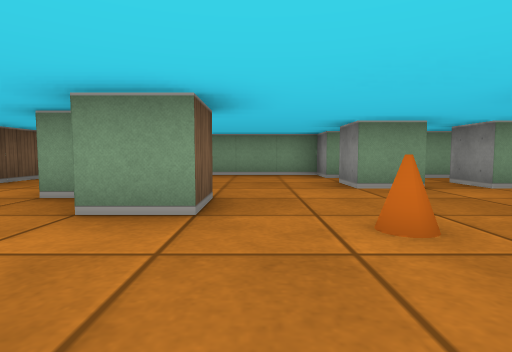
view 1 (above)

24 first-person views from a walk through a cub3D maze. The camera is about half as high as the walls, tilts 4° down and sees 80° across. The floor is counted in squares. Each view is taken from the middle of a square. On the plan, view 1 faces up. The plan holds only what a view shows up to about 9 squares ahead; the rest is blank.

view 2
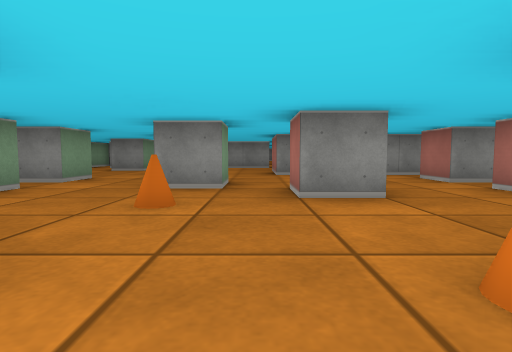

view 3
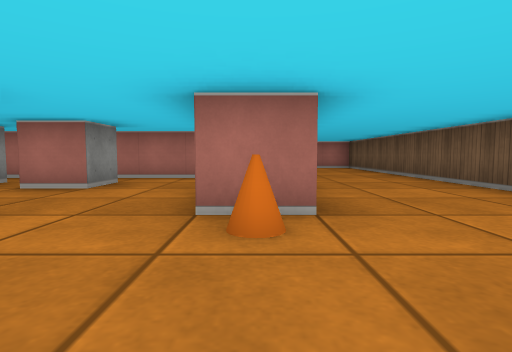

view 4
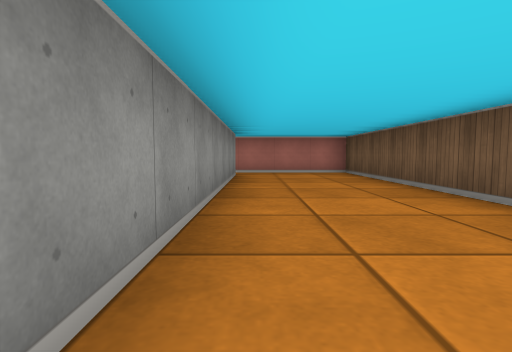

view 5
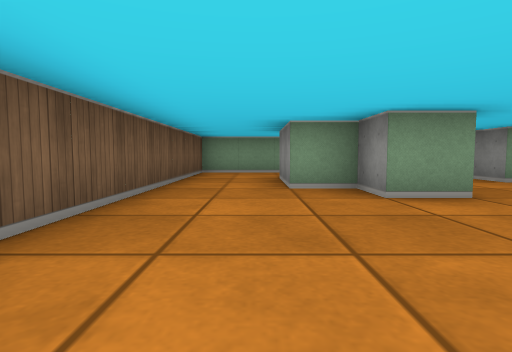

view 6
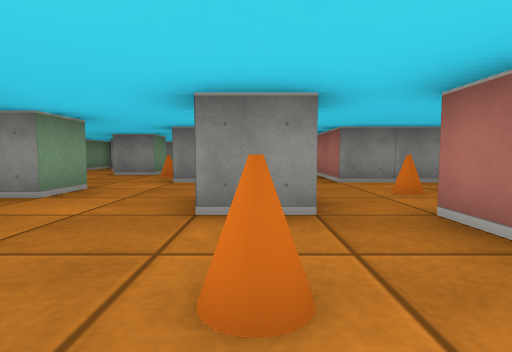

view 7
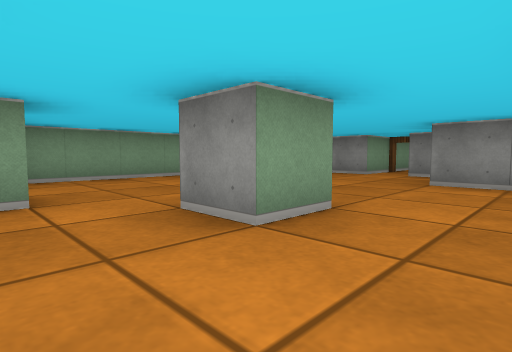

view 8
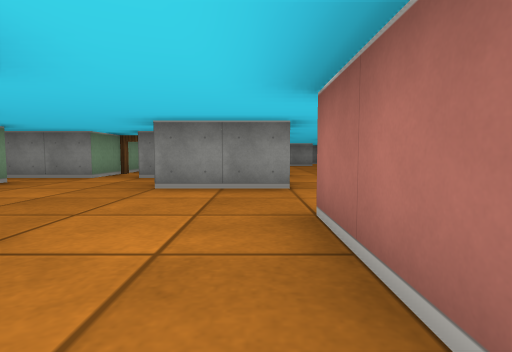

view 9
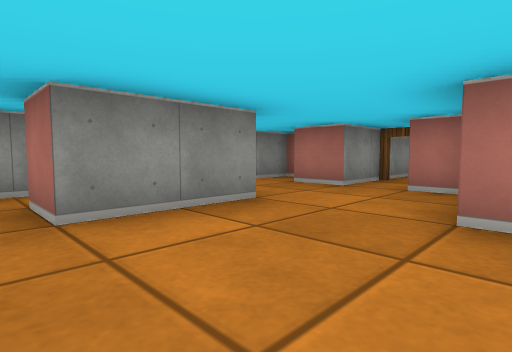

view 10
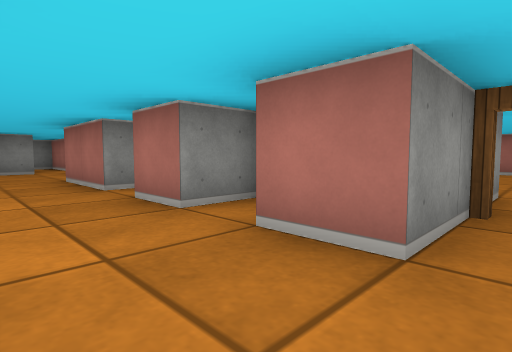

view 11
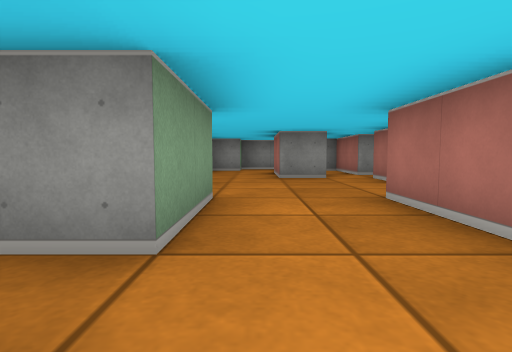

view 12
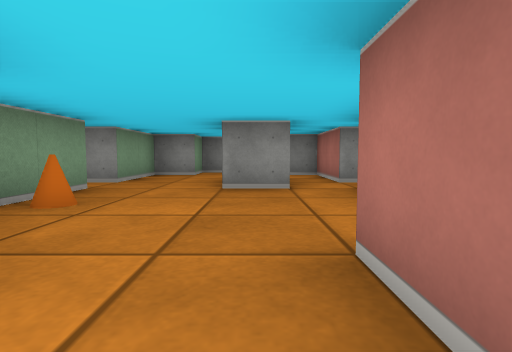

view 13
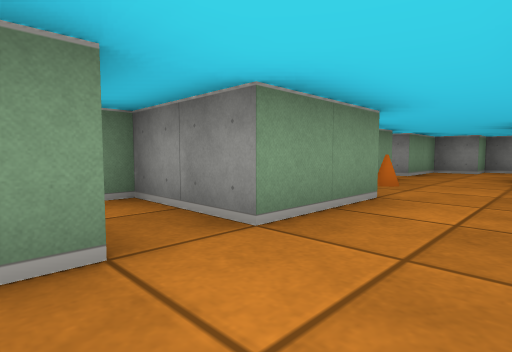

view 14
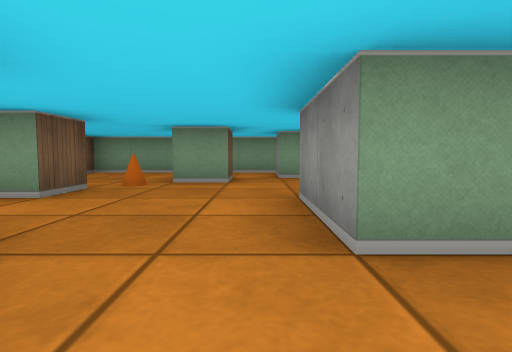

view 15
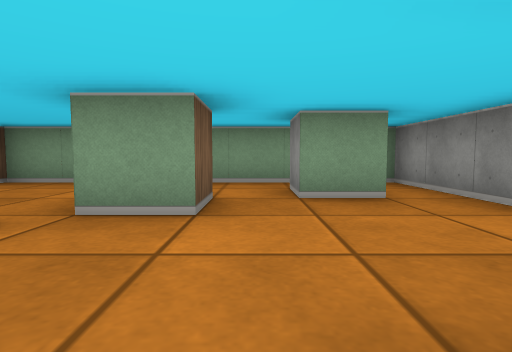

view 16
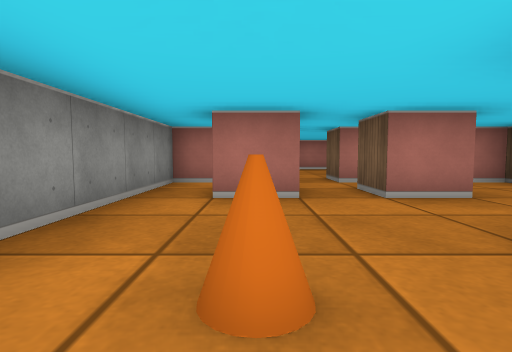

view 17
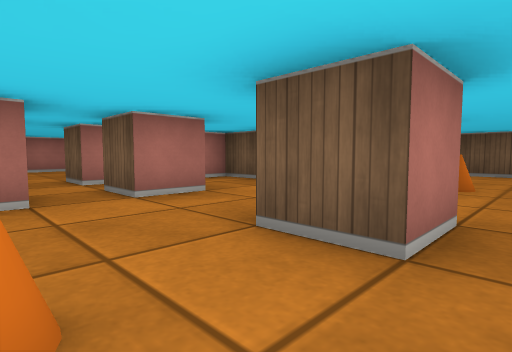

view 18
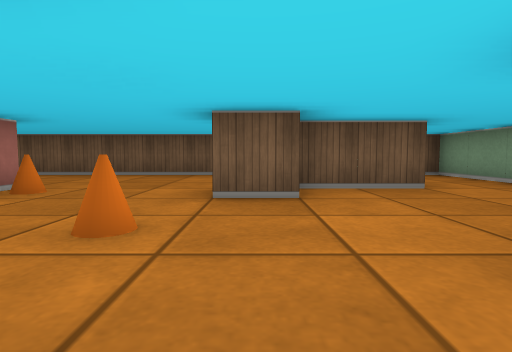

view 19
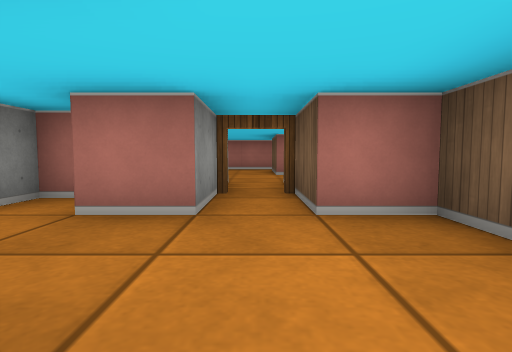

view 20
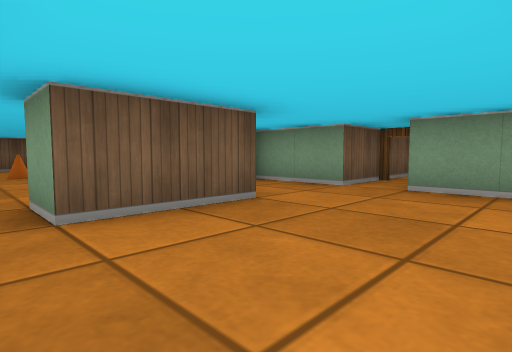

view 21
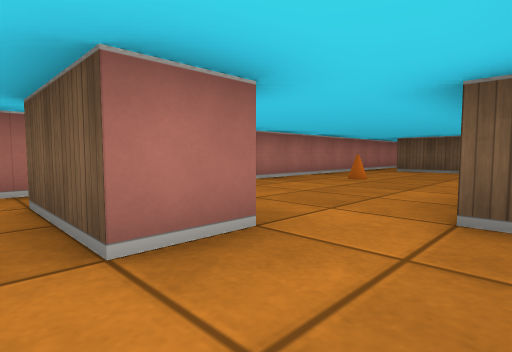

view 22
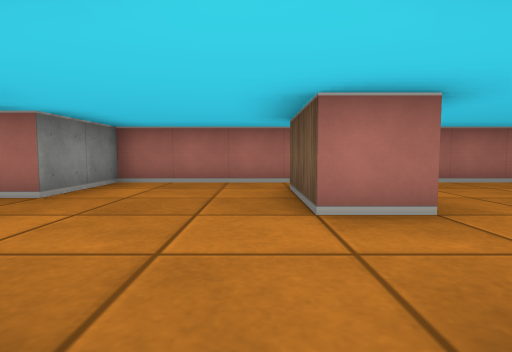

view 23
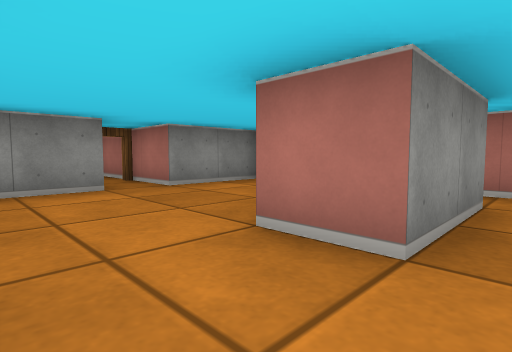

view 24
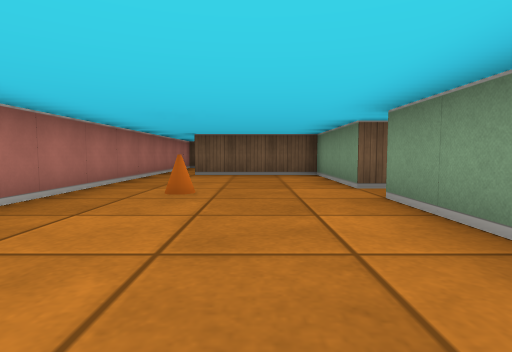

### Floor plan
Points are (right, up) in squares from view 1. A wall is a line through its corners. A room is listed if a view was taken in it or the views show most of it. See-through windows are left out.
Room 1 (views 1, 2, 3, 4, 5, 6, 7, 8, 9, 10, 14, 15, 16, 17, 18, 19)
walls: (3.5, 1.5) (2.5, 1.5) (2.5, 2.5); (1.5, -0.6) (1.5, 0.5) (2.5, 0.5) (2.5, -0.5); (2.6, 4.5) (1.5, 4.5) (1.5, 5.5); (-0.5, 3.6) (-0.5, 2.5) (-1.5, 2.5) (-1.5, 3.5) (-2.5, 3.5) (-2.5, 5.4); (-1.6, -0.5) (-0.5, -0.5); (4.6, 4.5) (3.5, 4.5) (3.5, 5.5); (1.5, -3.5) (1.5, -2.5) (2.5, -2.5) (2.5, -3.5); (3.5, -3.5) (3.5, -2.5) (4.5, -2.5); (-0.5, -3.5) (-0.5, -4.5) (2.5, -4.5); (6.5, 3.5) (6.5, 2.5) (5.5, 2.5) (5.5, 3.5); (1.5, 6.5) (1.5, 7.5) (-4.5, 7.5) (-4.5, -9.5) (-1.6, -9.5); (-1.5, 5.6) (-1.5, 3.5); (7.5, -0.8) (7.5, -1.5) (8.5, -1.5) (8.5, -3); (4, -4.5) (5.5, -4.5) (5.5, 0.5) (7.5, 0.5); (4.2, 6.5) (3.5, 6.5); (9.5, 0.5) (9.5, 2.5) (10.5, 2.5); (8.5, 5.5) (8.5, 4.5) (7.5, 4.5) (7.5, 5.5); (9.5, -3) (9.5, -1.5); (11.5, 2.2) (11.5, 3.5); (10.6, 5.5) (9.5, 5.5) (9.5, 6.5); (9.6, 7.5) (4.5, 7.5) (4.5, 7); (-1.5, -8.4) (-1.5, -1.5); (14.1, 4.5) (11.5, 4.5) (11.5, 7.5)
ways out: open door at (9, -3) to room 3; opening at (-1, -9) to room 4; opening at (3, -5) to room 4; opening at (10, -0.5) to room 5; opening at (11, 1.5) to room 5; open door at (13, 4)
objects: cone (-1, 0); cone (1, 2); cone (4, 0); cone (7, 4)
Room 2 (views 11, 12, 13)
walls: (12.6, 0.5) (12, 0.5); (13.5, -2) (13.5, -1.5) (15.5, -1.5); (11.5, -1.5) (12.5, -1.5); (15.6, 0.5) (13.5, 0.5) (13.5, 2.5) (13.1, 2.5)
ways out: opening at (12, -0.5) to room 5; opening at (14.5, -0.5)
Room 3 (views 20, 21, 22)
walls: (11.5, -6.6) (11.5, -5.4); (7.5, -6.5) (8.5, -6.5) (8.5, -8.5) (7.5, -8.5); (10.6, -4.5) (9.5, -4.5) (9.5, -3); (7.4, -9.5) (11.5, -9.5) (11.5, -7.5) (13, -7.5); (8.5, -3) (8.5, -4.5) (7.5, -4.5)
ways out: open door at (9, -3) to room 1; opening at (8, -9) to room 4; opening at (8, -5.5) to room 4; open door at (13, -7)
Room 4 (views 23, 24)
walls: (2.5, -4.5) (2.5, -5.5) (-0.5, -5.5) (-0.5, -8.5); (5.2, -5.5) (3.5, -5.5); (7.5, -8.5) (7.5, -6.5); (7.5, -4.5) (6.5, -4.5); (-1.6, -9.5) (5.8, -9.5)
ways out: opening at (-1, -9) to room 1; opening at (3, -5) to room 1; opening at (8, -9) to room 3; opening at (8, -5.5) to room 3
objects: cone (3, -8)
Room 5 (no view inside)
walls: (10.4, 0.5) (9.5, 0.5); (9.5, -1.5) (10.5, -1.5); (11, -2.5) (11.5, -2.5) (11.5, -1.5)
ways out: opening at (10, -0.5) to room 1; opening at (11, 1.5) to room 1; opening at (12, -0.5) to room 2
Room 6 (no view inside)
walls: (22.5, -0.1) (22.5, 0.5) (21.5, 0.5) (21.5, 1.5) (20.5, 1.5)
ways out: opening at (20, 0.5)
Room 7 (no view inside)
walls: (19.5, -2.5) (21.5, -2.5) (21.5, -1.8)
ways out: opening at (20, -2)

Where each view was taken, in squares from view 1:
view 1: 0 up, 0 right, facing up
view 2: 1 up, 2 left, facing right
view 3: 2 up, 1 left, facing down
view 4: 1 down, 2 left, facing down
view 5: 1 down, 3 left, facing up
view 6: 2 up, 0 right, facing right
view 7: 1 up, 4 right, facing up-right
view 8: 1 up, 5 right, facing right
view 9: 3 up, 7 right, facing down-right
view 10: 0 up, 9 right, facing down-right
view 11: 0 up, 12 right, facing right
view 12: 1 down, 14 right, facing right
view 13: 1 down, 12 right, facing up-right
view 14: 1 down, 9 right, facing up
view 15: 2 up, 9 right, facing up
view 16: 1 up, 4 right, facing down
view 17: 1 up, 4 right, facing down-left
view 18: 3 up, 3 right, facing left
view 19: 1 up, 9 right, facing down
view 20: 9 down, 11 right, facing up-left
view 21: 5 down, 9 right, facing down-left
view 22: 4 down, 9 right, facing down
view 23: 5 down, 7 right, facing down-right
view 24: 7 down, 7 right, facing left
